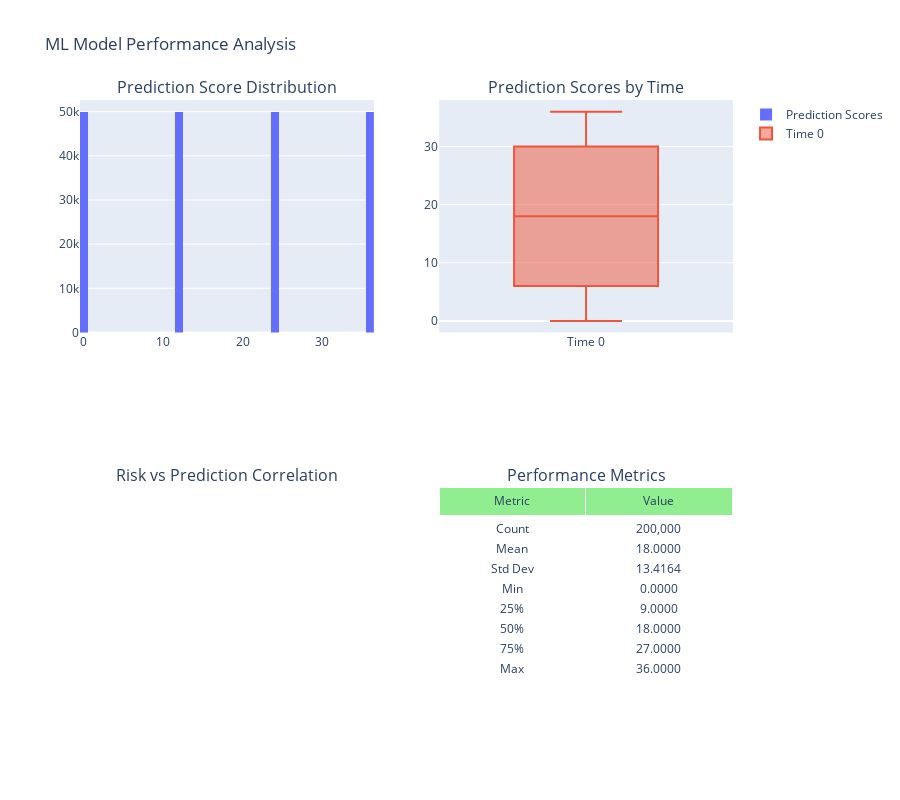

The notebook cell saved with this chart:
### Markdown cell above
## 🤖 ML Model Performance {#ml-performance}

### Code cell
# ML model performance analysis
if 'ml_predictions' in data:
    ml_data = data['ml_predictions']
    
    # Identify prediction columns
    prediction_cols = [col for col in ml_data.columns if 'prediction' in col.lower() or col.startswith('time_')]
    
    if prediction_cols:
        # Combine all predictions
        all_predictions = []
        for col in prediction_cols:
            valid_preds = ml_data[col].dropna()
            all_predictions.extend(valid_preds)
        
        all_predictions = np.array(all_predictions)
        
        # Create ML performance dashboard
        fig = make_subplots(
            rows=2, cols=2,
            subplot_titles=[
                'Prediction Score Distribution',
                'Prediction Scores by Time',
                'Risk vs Prediction Correlation',
                'Performance Metrics'
            ],
            specs=[[{"type": "histogram"}, {"type": "scatter"}],
                   [{"type": "scatter"}, {"type": "table"}]]
        )
        
        # Prediction distribution
        fig.add_trace(
            go.Histogram(x=all_predictions, nbinsx=50, name="Prediction Scores"),
            row=1, col=1
        )
        
        # Predictions by time (if multiple prediction times)
        for i, col in enumerate(prediction_cols[:4]):  # Show up to 4 time points
            valid_preds = ml_data[col].dropna()
            fig.add_trace(
                go.Box(y=valid_preds, name=f"Time {i}"),
                row=1, col=2
            )
        
        # Risk vs prediction correlation (if patient risks available)
        if 'patient_risks' in data and len(ml_data) == len(data['patient_risks']):
            risks = data['patient_risks']['base_risk']
            
            # Use first prediction time for correlation
            first_predictions = ml_data[prediction_cols[0]].dropna()
            matching_risks = risks.iloc[:len(first_predictions)]
            
            fig.add_trace(
                go.Scatter(
                    x=matching_risks,
                    y=first_predictions,
                    mode='markers',
                    name='Risk vs Prediction',
                    opacity=0.6
                ),
                row=2, col=1
            )
        
        # Performance metrics table
        perf_stats = {
            'Metric': ['Count', 'Mean', 'Std Dev', 'Min', '25%', '50%', '75%', 'Max'],
            'Value': [
                f"{len(all_predictions):,}",
                f"{np.mean(all_predictions):.4f}",
                f"{np.std(all_predictions):.4f}",
                f"{np.min(all_predictions):.4f}",
                f"{np.percentile(all_predictions, 25):.4f}",
                f"{np.median(all_predictions):.4f}",
                f"{np.percentile(all_predictions, 75):.4f}",
                f"{np.max(all_predictions):.4f}"
            ]
        }
        
        fig.add_trace(
            go.Table(
                header=dict(values=list(perf_stats.keys()), fill_color='lightgreen'),
                cells=dict(values=list(perf_stats.values()), fill_color='white')
            ),
            row=2, col=2
        )
        
        fig.update_layout(
            height=800,
            title_text="ML Model Performance Analysis",
            showlegend=True
        )
        
        fig.show()
        
        # Print ML summary
        print("🤖 ML Model Performance Summary:")
        print(f"   Total predictions: {len(all_predictions):,}")
        print(f"   Mean prediction score: {np.mean(all_predictions):.4f}")
        print(f"   Prediction range: {np.min(all_predictions):.4f} - {np.max(all_predictions):.4f}")
        print(f"   Positive predictions (>0.5): {np.sum(all_predictions > 0.5):,} ({np.mean(all_predictions > 0.5):.1%})")
    else:
        print("⚠️ No prediction columns found in ML data")
else:
    print("❌ ML prediction data not available")

### Figure 1 — Plotly figure (JSON) as saved in the notebook; plotly's stock layout.template omitted (floating-point values rounded to 4 significant figures; data arrays with more than 128 entries replaced by an {"elided": "..."} marker saying what was removed)
{"data": [{"name": "Prediction Scores", "nbinsx": 50, "type": "histogram", "x": {"elided": "200000 int values"}, "xaxis": "x", "yaxis": "y"}, {"name": "Time 0", "type": "box", "xaxis": "x2", "y": {"elided": "200000 int values"}, "yaxis": "y2"}, {"cells": {"fill": {"color": "white"}, "values": [["Count", "Mean", "Std Dev", "Min", "25%", "50%", "75%", "Max"], ["200,000", "18.0000", "13.4164", "0.0000", "9.0000", "18.0000", "27.0000", "36.0000"]]}, "domain": {"x": [0.55, 1], "y": [0, 0.375]}, "header": {"fill": {"color": "lightgreen"}, "values": ["Metric", "Value"]}, "type": "table"}], "layout": {"annotations": [{"font": {"size": 16}, "showarrow": false, "text": "Prediction Score Distribution", "x": 0.225, "xanchor": "center", "xref": "paper", "y": 1, "yanchor": "bottom", "yref": "paper"}, {"font": {"size": 16}, "showarrow": false, "text": "Prediction Scores by Time", "x": 0.775, "xanchor": "center", "xref": "paper", "y": 1, "yanchor": "bottom", "yref": "paper"}, {"font": {"size": 16}, "showarrow": false, "text": "Risk vs Prediction Correlation", "x": 0.225, "xanchor": "center", "xref": "paper", "y": 0.375, "yanchor": "bottom", "yref": "paper"}, {"font": {"size": 16}, "showarrow": false, "text": "Performance Metrics", "x": 0.775, "xanchor": "center", "xref": "paper", "y": 0.375, "yanchor": "bottom", "yref": "paper"}], "height": 800, "showlegend": true, "title": {"text": "ML Model Performance Analysis"}, "xaxis": {"anchor": "y", "domain": [0, 0.45]}, "xaxis2": {"anchor": "y2", "domain": [0.55, 1]}, "xaxis3": {"anchor": "y3", "domain": [0, 0.45]}, "yaxis": {"anchor": "x", "domain": [0.625, 1]}, "yaxis2": {"anchor": "x2", "domain": [0.625, 1]}, "yaxis3": {"anchor": "x3", "domain": [0, 0.375]}}}
